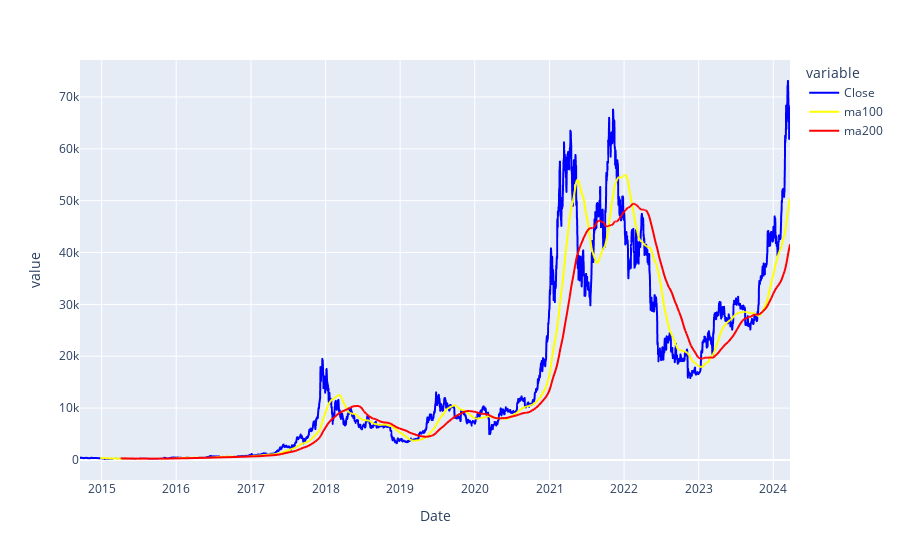

The code cell stored with this chart in its notebook:
### Code cell
fig4 = px.line(data, x=data.index, y=['Close', 'ma100', 'ma200'], color_discrete_map={'Close': 'blue', 'ma100':'yellow', 'ma200': 'red'})
fig4.show()

### Figure 1 — Plotly figure (JSON) as saved in the notebook; plotly's stock layout.template omitted (floating-point values rounded to 4 significant figures; data arrays with more than 128 entries replaced by an {"elided": "..."} marker saying what was removed)
{"data": [{"hovertemplate": "variable=Close<br>Date=%{x}<br>value=%{y}<extra></extra>", "legendgroup": "Close", "line": {"color": "blue", "dash": "solid"}, "marker": {"symbol": "circle"}, "mode": "lines", "name": "Close", "showlegend": true, "type": "scattergl", "x": {"elided": "3476 str values"}, "xaxis": "x", "y": {"elided": "3476 float values"}, "yaxis": "y"}, {"hovertemplate": "variable=ma100<br>Date=%{x}<br>value=%{y}<extra></extra>", "legendgroup": "ma100", "line": {"color": "yellow", "dash": "solid"}, "marker": {"symbol": "circle"}, "mode": "lines", "name": "ma100", "showlegend": true, "type": "scattergl", "x": {"elided": "3476 str values"}, "xaxis": "x", "y": {"elided": "3476 float values"}, "yaxis": "y"}, {"hovertemplate": "variable=ma200<br>Date=%{x}<br>value=%{y}<extra></extra>", "legendgroup": "ma200", "line": {"color": "red", "dash": "solid"}, "marker": {"symbol": "circle"}, "mode": "lines", "name": "ma200", "showlegend": true, "type": "scattergl", "x": {"elided": "3476 str values"}, "xaxis": "x", "y": {"elided": "3476 float values"}, "yaxis": "y"}], "layout": {"legend": {"title": {"text": "variable"}, "tracegroupgap": 0}, "margin": {"t": 60}, "xaxis": {"anchor": "y", "domain": [0, 1], "title": {"text": "Date"}}, "yaxis": {"anchor": "x", "domain": [0, 1], "title": {"text": "value"}}}}
